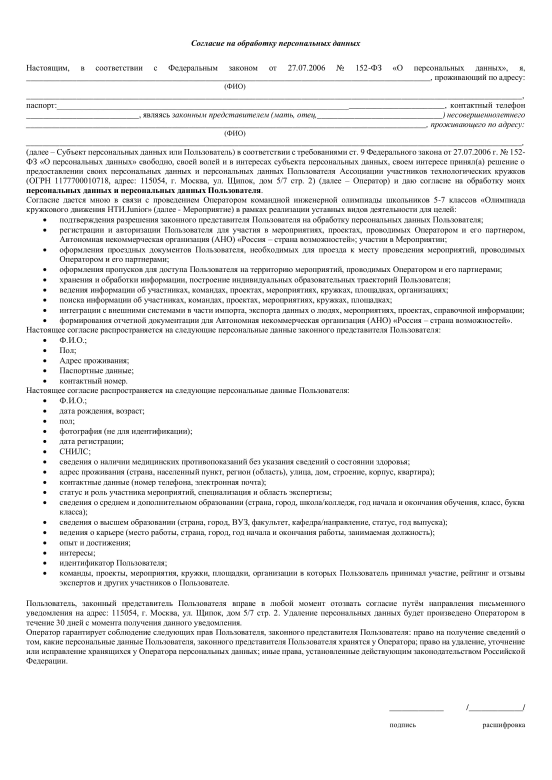
#> input picture default.jpg, 1654 x 2339 px (shown at 1/3 size)
$ python work_csv.py   (older library calls are emulated)
#> lines starting #> are read from the running program, lines starting #| are printed output that depends on the picture
import cv2
import cv2.xfeatures2d as cv # only for the new version
import numpy as np
from matplotlib import pyplot as plt
import glob
from math import sqrt
import json
import csv


def SIFT(img1, img2):
    sift = cv.SIFT_create()
    kp1, des1 = sift.detectAndCompute(img1, None)
    kp2, des2 = sift.detectAndCompute(img2, None)
    return des1, des2, kp1, kp2


def SURF(img1, img2):
    surf = cv.SURF_create()
    kp1, des1 = surf.detectAndCompute(img1, None)
    kp2, des2 = surf.detectAndCompute(img2, None)
    return des1, des2, kp1, kp2


def BFMatch(des1, des2, kp1, kp2):
    bf = cv2.BFMatcher()
    matches = bf.knnMatch(des1,des2, k=2)

    good1 = []
    try:
        for m,n in matches:
            if m.distance < 0.75*n.distance:
                good1.append([m])
    except ValueError:
        print("not enough matches")
        return None

    matches = bf.knnMatch(des2,des1, k=2)

    good2 = []
    try:
        for m,n in matches:
            if m.distance < 0.75*n.distance:
                good2.append([m])
    except ValueError:
        print("not enough matches")
        return None

    good=[]
    for i in good1:
        img1_id1=i[0].queryIdx
        img2_id1=i[0].trainIdx
        (x1,y1)=kp1[img1_id1].pt
        (x2,y2)=kp2[img2_id1].pt

        for j in good2:
            img1_id2=j[0].queryIdx
            img2_id2=j[0].trainIdx

            (a1,b1)=kp2[img1_id2].pt
            (a2,b2)=kp1[img2_id2].pt

            if (a1 == x2 and b1 == y2) and (a2 == x1 and b2 == y1):
                good.append(i[0])
    return good


def FlannMatch(des1, des2):
    FLANN_INDEX_KDTREE = 0
    index_params = dict(algorithm = FLANN_INDEX_KDTREE, trees = 5)
    search_params = dict(checks = 50)

    flann = cv2.FlannBasedMatcher(index_params, search_params)
    matches = flann.knnMatch(des1,des2,k=2)

    good = []
    for m,n in matches:
        if m.distance < 0.7*n.distance:
            good.append(m)
    return good


def verify_blank(good, min_match):
    if len(good)>min_match:
        #print("Correct blank")
        return True
    else:
        #print("Wrong blank")
        return False


def transform(img2, good, kp1, kp2):
    src_pts = np.float32([ kp1[m.queryIdx].pt for m in good ]).reshape(-1,1,2)
    dst_pts = np.float32([ kp2[m.trainIdx].pt for m in good ]).reshape(-1,1,2)

    M, mask = cv2.findHomography(src_pts, dst_pts, cv2.RANSAC,5.0)
    matchesMask = mask.ravel().tolist()

    h,w = img1.shape
    pts = np.float32([ [0,0],[0,h-1],[w-1,h-1],[w-1,0] ]).reshape(-1,1,2)
    dst = cv2.perspectiveTransform(pts,M)

    cropped = cv2.warpPerspective(img2, M, (w, h))

    img2 = cv2.polylines(img2,[np.int32(dst)],True,255,3, cv2.LINE_AA)
    return cropped, img2


def confirm_sign(sign):
    edges = cv2.Canny(sign,100,200)
    ret, thresh = cv2.threshold(edges, 127, 255, 0)
    blur = cv2.blur(thresh,(7,7))
    _, contours, hierarchy = cv2.findContours(blur, cv2.RETR_TREE, cv2.CHAIN_APPROX_SIMPLE)
    cv2.drawContours(sign, contours, -1, (0,255,0), 1)
    if len(contours) > 0:
        contour_area = max([cv2.contourArea(cnt) for cnt in contours])
    else:
        contour_area = 0
    #print("sign area: " + str(contour_area))
    #cv2.imshow('sign', sign)
    if contour_area > 500:
        return True
    else:
        return False


fh = open('results.csv', 'w')
writer = csv.writer(fh)
writer.writerow(["File name", "correct blank", "confirmed"])

def_h = 750 # image resolution (y axis)
min_match = 50 # min number of matches

# load default clear blank
default_img_name = "default.jpg"
img1 = cv2.imread(default_img_name, 0)
#> img1 is the input picture: shape (2339, 1654); min 0, max 255, mean 241.2
img1 = cv2.resize(img1, (int(def_h*2/3), def_h))
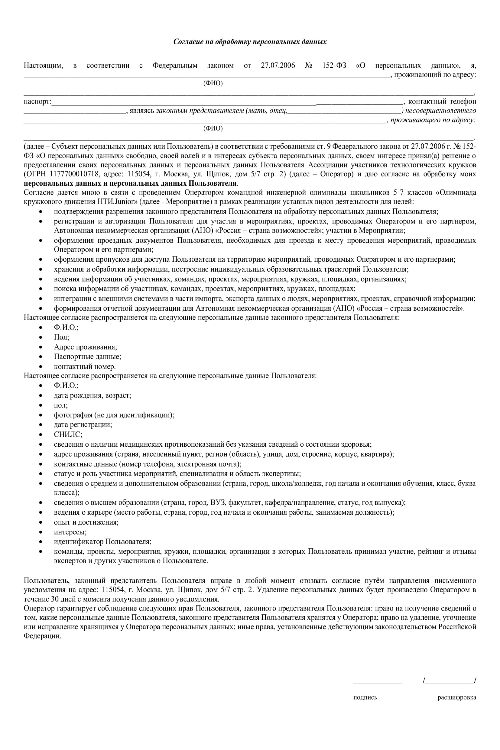
#> img1: shape (750, 500); min 0, max 255, mean 240.5

# user uploaded images
folder = "photos/"
file_names = glob.glob(folder + '*.jpg')
#print(file_names)
for i in range(len(file_names)):
    #print("File name: " + file_names[i])
    img2 = cv2.imread(file_names[i], 0)
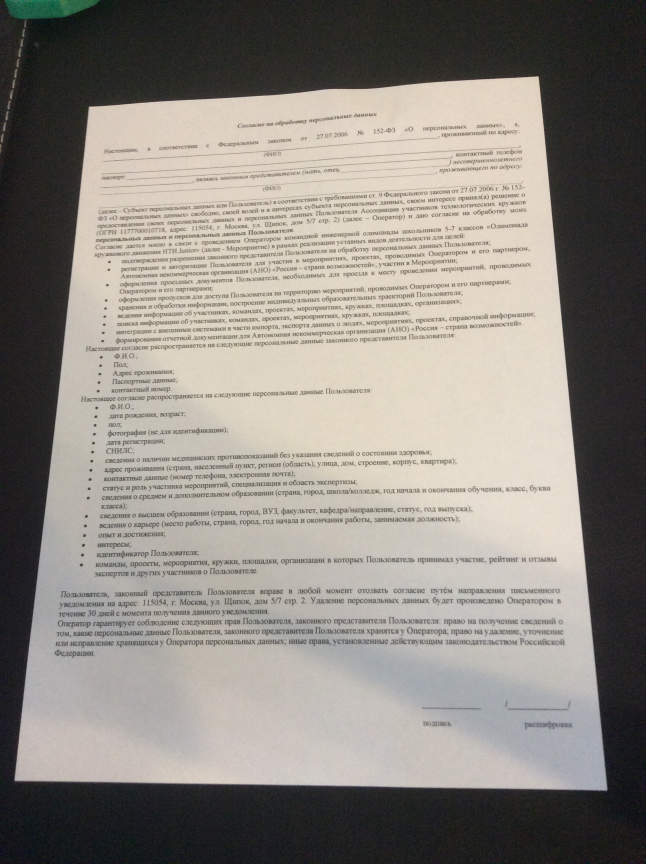
#> input picture photos/IMG_2068_empty.JPG, 1936 x 2592 px (shown at 1/3 size)
#> img2: shape (2592, 1936); min 0, max 231, mean 137.1
    img2 = cv2.resize(img2, (int(def_h*2/3), def_h))
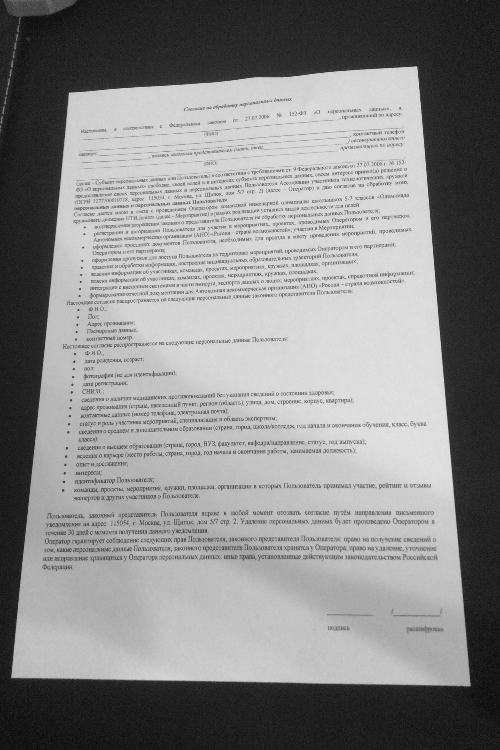
#> img2: shape (750, 500); min 5, max 228, mean 137

    des1, des2, kp1, kp2 = SIFT(img2, img1)
#> in SIFT, `kp1, des1 = sift.detectAndCompute(img1, None)`: kp1 = 1560 keypoints; strongest (x, y, size): (368, 118, 81.3), (116, 136, 74.4), (458, 675, 17.6), (268, 281, 1.9)
#> in SIFT, `kp2, des2 = sift.detectAndCompute(img2, None)`: kp2 = 2030 keypoints; strongest (x, y, size): (40, 522, 1.9), (40, 541, 1.9), (40, 259, 1.9), (40, 473, 1.9)
    good = BFMatch(des1, des2, kp1, kp2)
#> in BFMatch, `matches = bf.knnMatch(des1,des2, k=2)`: matches = 1560 matches
#> after the loop in BFMatch, `for m,n in matches:`: good1 = 114 matches
#> in BFMatch, `matches = bf.knnMatch(des2,des1, k=2)`: matches = 2030 matches
#> after the loop in BFMatch, `for m,n in matches:`: good2 = 143 matches
#> the loop in BFMatch, `for i in good1:` made 114 passes
#> (img1_id1, img2_id1, x1, y1, x2, y2) on passes 1 to 12: (29, 332, 62.64, 550.1, 68.89, 201.7), (30, 333, 62.64, 550.1, 68.89, 201.7), (73, 222, 77.66, 189.4, 56.05, 415.4), (78, 14, 78.27, 211, 29.55, 187.8), (85, 26, 80.28, 208.5, 32.87, 184), (119, 276, 87.96, 387.3, 60.91, 488.1), (128, 208, 88.65, 299.3, 53.53, 313.5), (132, 238, 89.37, 327.1, 56.88, 350.9), (140, 268, 89.79, 349.6, 60.03, 322.2), (141, 274, 90.03, 357.2, 60.44, 390.4), (143, 227, 90.13, 309.3, 56.27, 326.6), (144, 228, 90.13, 309.3, 56.27, 326.6)
#> after the loop in BFMatch, `for i in good1:`: good = 96 matches
#> good = 96 matches
    ok = verify_blank(good, min_match)
#> ok = True
    if ok:
        cropped, original = transform(img2, good, kp1, kp2)
#> in transform, `src_pts = np.float32([ kp1[m.queryIdx].pt for m in good ]).reshape(-1,..`: src_pts = 96 rows, first 8: [62.64, 550.1], [62.64, 550.1], [62.64, 550.1], [62.64, 550.1], [78.27, 211], [80.28, 208.5], [88.65, 299.3], [89.37, 327.1]
#> in transform, `dst_pts = np.float32([ kp2[m.trainIdx].pt for m in good ]).reshape(-1,..`: dst_pts = 96 rows, first 8: [68.89, 201.7], [68.89, 201.7], [68.89, 201.7], [68.89, 201.7], [29.55, 187.8], [32.87, 184], [53.53, 313.5], [56.88, 350.9]
#> in transform, `M, mask = cv2.findHomography(src_pts, dst_pts, cv2.RANSAC,5.0)`: M = [[1.64, 0.15, -126.8], [0.142, 1.8, -179.5], [0.000224, 0.000565, 1]]; mask = 96 values, max 1 at index 4, min 0 at index 0, mean 0.823
#> in transform, `matchesMask = mask.ravel().tolist()`: matchesMask has the same summary as mask
#> in transform, `dst = cv2.perspectiveTransform(pts,M)`: dst = [[-126.8, -179.5], [-10.1, 822.5], [524.1, 809], [622.5, -97.7]]
#> in transform, `cropped = cv2.warpPerspective(img2, M, (w, h))`:
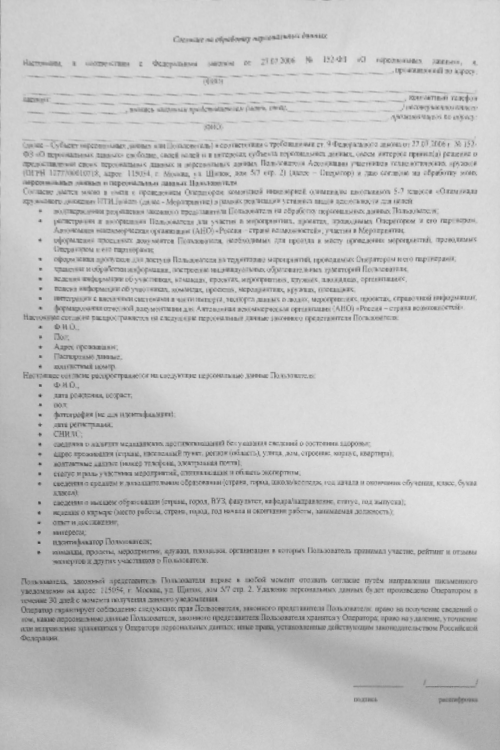
#> cropped: shape (750, 500); min 65, max 227, mean 194.2
        sign = cropped[650:690, 350:400] # attention: format [y1:y2, x1:x2]
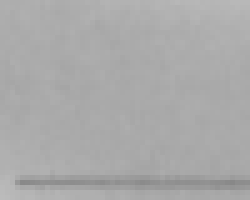
#> sign: shape (40, 50) (shown 5 times larger); min 136, max 187, mean 169.9
        confirmed = confirm_sign(sign)
#> in confirm_sign, `edges = cv2.Canny(sign,100,200)`: edges: shape (40, 50); every value is 0
#> in confirm_sign, `_, contours, hierarchy = cv2.findContours(blur, cv2.RETR_TREE, cv2.CHA..`: contours = []
#> confirmed = False
#> (the run stopped early here; a loop or call above may not have finished)
